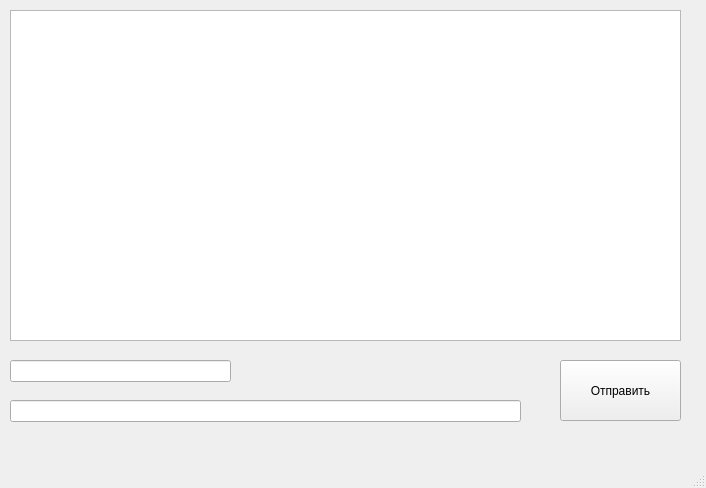
<?xml version="1.0" encoding="UTF-8"?>
<ui version="4.0">
 <class>MainWindow</class>
 <widget class="QMainWindow" name="MainWindow">
  <property name="geometry">
   <rect>
    <x>0</x>
    <y>0</y>
    <width>706</width>
    <height>488</height>
   </rect>
  </property>
  <property name="windowTitle">
   <string>pyQtClient</string>
  </property>
  <widget class="QWidget" name="centralwidget">
   <widget class="QPushButton" name="pushButton">
    <property name="geometry">
     <rect>
      <x>560</x>
      <y>360</y>
      <width>121</width>
      <height>61</height>
     </rect>
    </property>
    <property name="text">
     <string>Отправить</string>
    </property>
   </widget>
   <widget class="QLineEdit" name="lineEdit1">
    <property name="geometry">
     <rect>
      <x>10</x>
      <y>360</y>
      <width>221</width>
      <height>22</height>
     </rect>
    </property>
   </widget>
   <widget class="QLineEdit" name="lineEdit_2">
    <property name="geometry">
     <rect>
      <x>10</x>
      <y>400</y>
      <width>511</width>
      <height>22</height>
     </rect>
    </property>
   </widget>
   <widget class="QListWidget" name="listWidget1">
    <property name="geometry">
     <rect>
      <x>10</x>
      <y>10</y>
      <width>671</width>
      <height>331</height>
     </rect>
    </property>
   </widget>
  </widget>
  <widget class="QMenuBar" name="menubar">
   <property name="geometry">
    <rect>
     <x>0</x>
     <y>0</y>
     <width>706</width>
     <height>26</height>
    </rect>
   </property>
  </widget>
  <widget class="QStatusBar" name="statusbar"/>
 </widget>
 <resources/>
 <connections/>
</ui>
